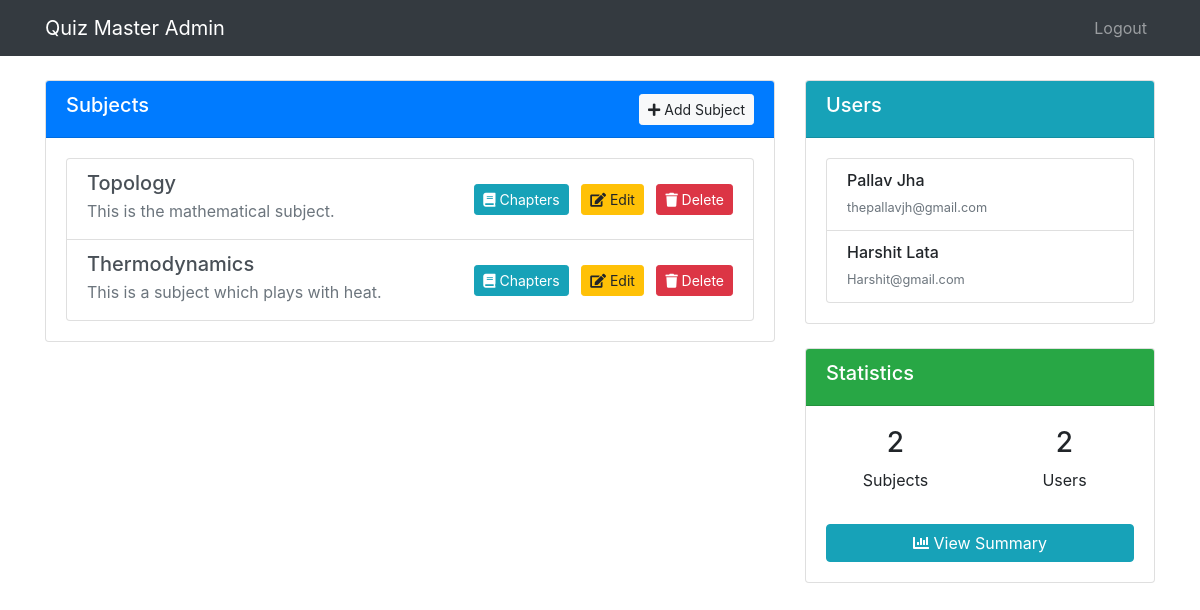
/admin/dashboard (signed in), run on an earlier commit of the app's database.
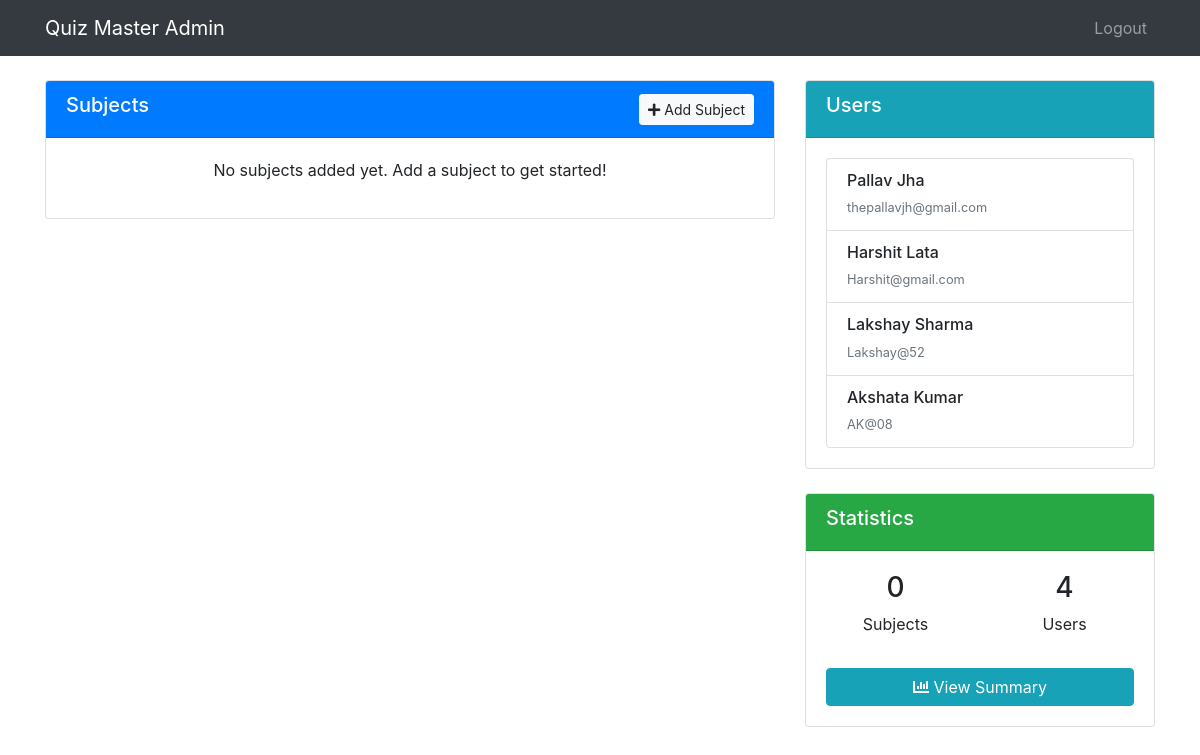
And on a later commit of the database.
### models/db_setup.py (models this page shows)
class Subject(db.Model):
    id = db.Column(db.Integer, primary_key=True)
    name = db.Column(db.String(100), nullable=False)
    description = db.Column(db.Text)
    chapters = db.relationship('Chapter', backref='subject', lazy=True, cascade="all, delete-orphan")

class User(db.Model):
    id = db.Column(db.Integer, primary_key=True)
    username = db.Column(db.String(100), unique=True, nullable=False)
    password = db.Column(db.String(200), nullable=False)
    full_name = db.Column(db.String(100), nullable=False)
    qualification = db.Column(db.String(100))
    dob = db.Column(db.Date)
    is_admin = db.Column(db.Boolean, default=False)
    scores = db.relationship('Score', backref='user', lazy=True)

### controllers/admin.py (the view)
def admin_dashboard():
    if not session.get('is_admin'):
        return redirect(url_for('login'))
    subjects = Subject.query.all()
    users = User.query.filter_by(is_admin=False).all()
    return render_template('admin/dashboard.html', subjects=subjects, users=users)

### templates/admin/dashboard.html (shortened to what this page needs)
<!DOCTYPE html>
<html lang="en">
<head>
    <link rel="stylesheet" href="https://stackpath.bootstrapcdn.com/bootstrap/4.5.2/css/bootstrap.min.css">
    <link rel="stylesheet" href="https://cdnjs.cloudflare.com/ajax/libs/font-awesome/5.15.1/css/all.min.css">
</head>
<body>
    <nav class="navbar navbar-expand-lg navbar-dark bg-dark">
        <div class="container">
            <a class="navbar-brand" href="#">Quiz Master Admin</a>
            <div class="collapse navbar-collapse" id="navbarNav">
                <ul class="navbar-nav ml-auto">
                    <li class="nav-item">
                        <a class="nav-link" href="{{ url_for('logout') }}">Logout</a>
                    </li>
                </ul>
            </div>
        </div>
    </nav>
    <div class="container mt-4">
        <div class="row">
            <div class="col-md-8">
                <div class="card mb-4">
                    <div class="card-header bg-primary text-white d-flex justify-content-between align-items-center">
                        <h5>Subjects</h5>
                        <a href="{{ url_for('add_subject') }}" class="btn btn-sm btn-light">
                            <i class="fas fa-plus"></i> Add Subject
                        </a>
                    </div>
                    <div class="card-body">
                        {% if subjects %}
                            <div class="list-group">
                                {% for subject in subjects %}
                                    <div class="list-group-item list-group-item-action d-flex justify-content-between align-items-center">
                                        <div>
                                            <h5 class="mb-1">{{ subject.name }}</h5>
                                            <p class="mb-1 text-muted">{{ subject.description }}</p>
                                        </div>
                                        <div>
                                            <a href="{{ url_for('view_chapters', subject_id=subject.id) }}" class="btn btn-info btn-sm mr-2">
                                                <i class="fas fa-book"></i> Chapters
                                            </a>
                                            <a href="{{ url_for('edit_subject', subject_id=subject.id) }}" class="btn btn-warning btn-sm mr-2">
                                                <i class="fas fa-edit"></i> Edit
                                            </a>
                                            <a href="{{ url_for('delete_subject', subject_id=subject.id) }}"
                                               class="btn btn-danger btn-sm"
                                               onclick="return confirm('Are you sure you want to delete this subject and all its chapters?')">
                                                <i class="fas fa-trash"></i> Delete
                                            </a>
                                        </div>
                                    </div>
                                {% endfor %}
                            </div>
                        {% else %}
                            <p class="text-center">No subjects added yet. Add a subject to get started!</p>
                        {% endif %}
                    </div>
                </div>
            </div>
            <div class="col-md-4">
                <div class="card mb-4">
                    <div class="card-header bg-info text-white">
                        <h5>Users</h5>
                    </div>
                    <div class="card-body">
                        {% if users %}
                            <div class="list-group">
                                {% for user in users %}
                                    <div class="list-group-item">
                                        <h6 class="mb-1">{{ user.full_name }}</h6>
                                        <small class="text-muted">{{ user.username }}</small>
                                    </div>
                                {% endfor %}
                            </div>
                        {% else %}
                            <p class="text-center">No users registered yet.</p>
                        {% endif %}
                    </div>
                </div>
                <div class="card">
                    <div class="card-header bg-success text-white">
                        <h5>Statistics</h5>
                    </div>
                    <div class="card-body">
                        <div class="text-center">
                            <div class="row">
                                <div class="col">
                                    <h3>{{ subjects|length }}</h3>
                                    <p>Subjects</p>
                                </div>
                                <div class="col">
                                    <h3>{{ users|length }}</h3>
                                    <p>Users</p>
                                </div>
                            </div>
                            <div class="mt-3">
                                <a href="{{ url_for('admin_summary') }}" class="btn btn-info btn-block">
                                    <i class="fas fa-chart-bar"></i> View Summary
                                </a>
                            </div>
                        </div>
                    </div>
                </div>
            </div>
        </div>
    </div>
</body>
</html>

What changed in the data, as far as the page shows it:
removed Subject: name "Topology", description "This is the mathematical subject."
removed Subject: name "Thermodynamics", description "This is a subject which plays with heat."
added User: full_name "Lakshay Sharma", username "Lakshay@52"
added User: full_name "Akshata Kumar", username "AK@08"
Also different on the page:
{{ subjects|length }}: "2" → "0"
{{ users|length }}: "2" → "4"
text now shown: "No subjects added yet. Add a subject to get started!"
